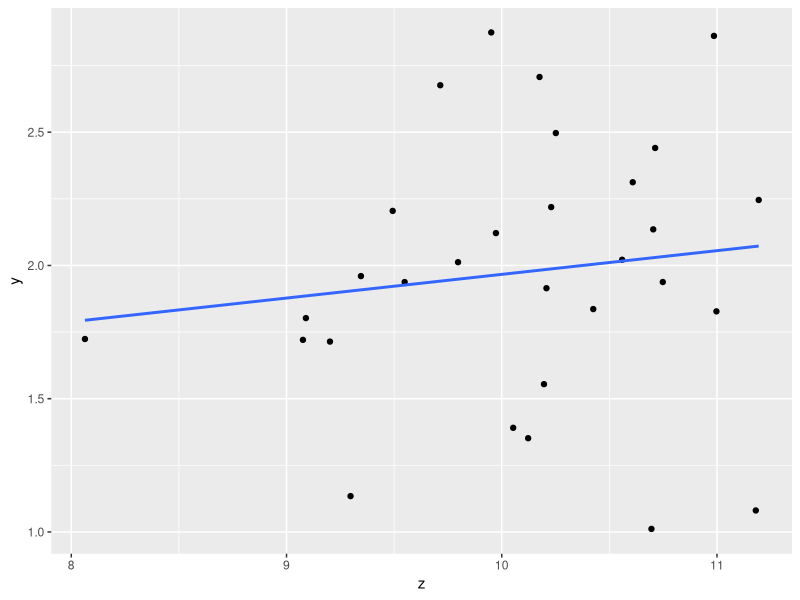

Source code (R):



# Creat simulated data ----------------------------------------------------

library(MASS);library(tidyverse)

# create two correlated variables
set.seed(123)

matrix(c(1, 0.5, 0.5, 1), 2, 2)

mvrnorm(n = 5,mu = c(10,10), matrix(c(1, 0.5, 0.5, 1), 2, 2) )



two_var <- mvrnorm(n = 30,mu = c(10,10), matrix(c(1, 0.5, 0.5, 1), 2, 2) )

# x <- two_var[,1]
# z <- two_var[,2]

# Convert to df (tibble)
df <- tibble( x = two_var[,1], z = two_var[,2])

lm( x ~z, data = df) %>% summary

# y is a function of x and z. But z is unobserved.
df_new <- df %>% mutate( y = 0.5*x - 0.3*z + rnorm(length(df$x), mean = 0, sd = 0.1) )

# The wrong model:
df_new %>% 
  lm( y ~ x, data = .) %>% summary

# The right model:
options( scipen = 9)
df_new %>% 
  lm( y ~ x + z, data = .) %>% summary

df_new %>% 
  lm( x ~  z, data = .) %>% summary

# look at the graphical

df_new %>% 
  ggplot() + aes( y = y, x = z) + geom_point() + geom_smooth( method = "lm", se = F)



# Blogg -post -------------------------------------------------------------

# Common variance

xStarAndC <- MASS::mvrnorm(n = 500,mu = c(10,10), matrix(c(1, 0.5, 0.5, 1), 2, 2) )


# z 
w <- rnorm(n = 500)

x <- xStarAndC[,1] + w

y <- 1 + xStarAndC[,1] + xStarAndC[,2] + rnorm(100, 0 , 0.5)

# Modered correlated
cor(xStarAndC[,1], xStarAndC[,2])

# Uncorrelated
cor(w, xStarAndC[,2])

# Estimated the model:

df <- tibble(x = xStarAndC[,1] , z = xStarAndC[,2], w = w , y = 1 + x + z + w)

# x ~ y 
df %>% 
  lm( y ~ x, data = .) %>% summary

# y ~ z
df %>% 
  lm( y ~ z, data = .) %>% summary

# y ~ z + x: THe true model:
df %>% 
  lm( y ~ x + z, data = .) %>% summary

# This show that y ~ x gives a bias of 140%. 

# If z is unobserved: Used 2SLS


xhat <- lm(df$x ~ df$z)$fitted.values

df$xhat <- xhat


lm( df$y ~xhat)






















